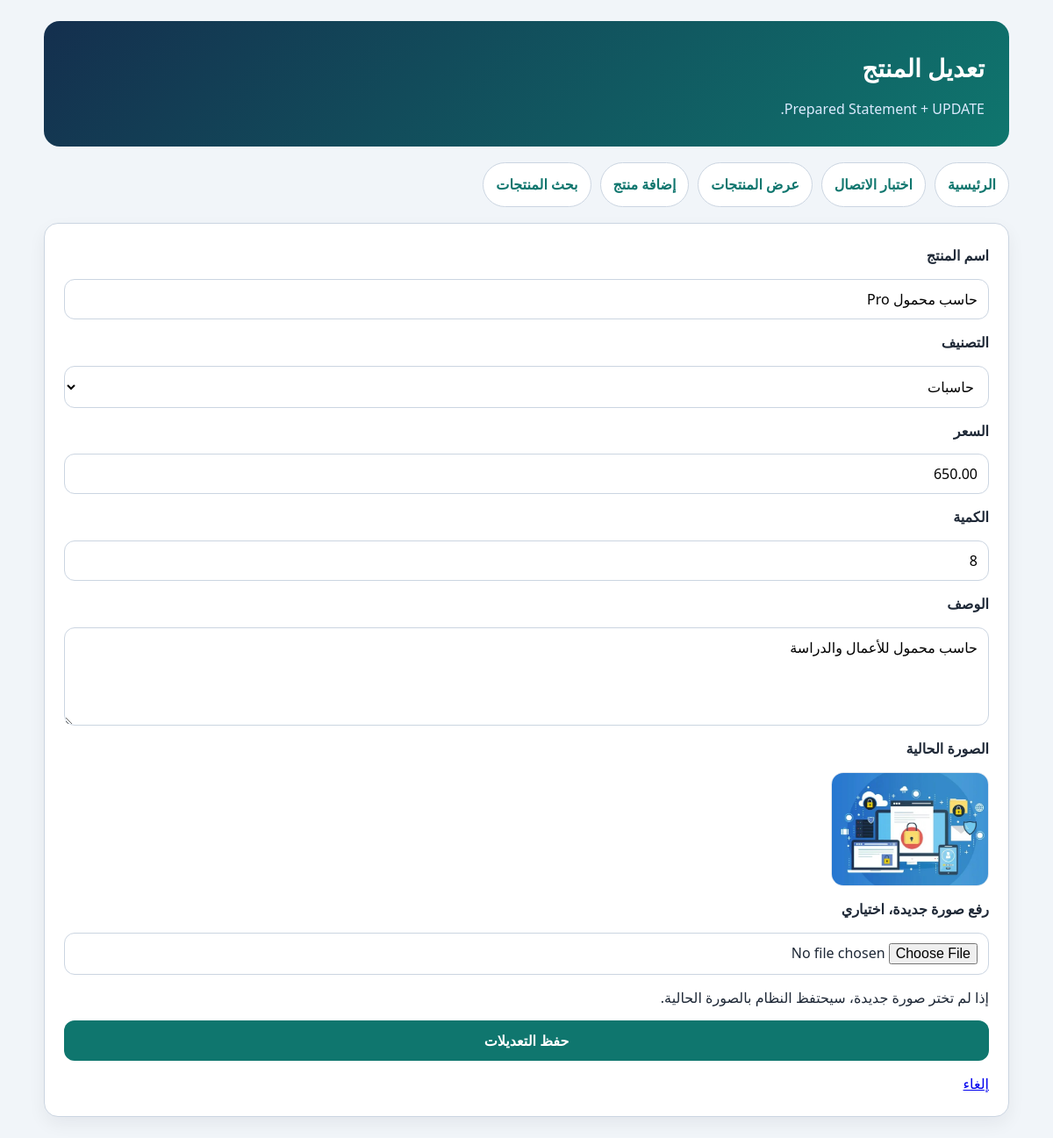
The app's page /05_edit_product.php?id=2 with its own data.
### tables this page shows
CREATE TABLE `products` (
  `id` int(11) NOT NULL,
  `category_id` int(11) NOT NULL,
  `name` varchar(150) NOT NULL,
  `description` text DEFAULT NULL,
  `price` decimal(10,2) NOT NULL,
  `quantity` int(11) NOT NULL DEFAULT 0,
  `image` varchar(255) DEFAULT NULL,
  `created_at` timestamp NOT NULL DEFAULT current_timestamp()
);

CREATE TABLE `categories` (
  `id` int(11) NOT NULL,
  `name` varchar(100) NOT NULL,
  `description` text DEFAULT NULL,
  `created_at` timestamp NOT NULL DEFAULT current_timestamp()
);

### helpers/validation.php (called while the page is built, shortened)
<?php
function e(?string $value): string
{
    return htmlspecialchars((string) $value, ENT_QUOTES, 'UTF-8');
}

### includes/app.php (called while the page is built, shortened)
<?php
function base_url(string $path = ''): string
{
    $base = '/mini_store/';
    return $base . ltrim($path, '/');
}

### 05_edit_product.php (the view, shortened to what this page needs)
<?php
require 'config.php';
require 'helpers/validation.php';
require 'includes/app.php';
$id = (int)($_GET['id'] ?? 0);
$categories = $pdo->query(
    'SELECT id, name FROM categories ORDER BY name ASC'
)->fetchAll();
$sql = "SELECT id, category_id, name, description, price, quantity,image
        FROM products
        WHERE id = :id";
$stmt = $pdo->prepare($sql);
$stmt->execute([
    ':id' => $id
]);
$product = $stmt->fetch();
$name = $product['name'];
$description = $product['description'];
$price = $product['price'];
$quantity = $product['quantity'];
$category_id = (int)$product['category_id'];
?>
<!DOCTYPE html>
<html lang="ar" dir="rtl">
<head>
    <link rel="stylesheet" href="assets/style.css">
</head>
<body>
<div class="container">
<header class="page-title">
    <h1>تعديل المنتج</h1>
    <p> Prepared Statement + UPDATE.</p>
</header>
<nav class="nav">
    <a href="index.php">الرئيسية</a>
    <a href="01_test_connection.php">اختبار الاتصال</a>
    <a href="02_show_products.php">عرض المنتجات</a>
    <a href="03_add_product.php">إضافة منتج</a>
    <a href="04_search_products.php">بحث المنتجات</a>
</nav>
<section class="card">
    <form method="POST" action="" class="form" enctype="multipart/form-data">
        <label> اسم المنتج</label>
        <input type="text" name="name" value="<?= e($name) ?>">
        <label> التصنيف</label>
        <select name="category_id">
            <?php foreach ($categories as $category): ?>
                <option value="<?= e($category['id']) ?>"
            <?= ((int)$category['id'] === (int)$category_id) ? 'selected' : '' ?> >
                <?= e($category['name']) ?>
                </option>
            <?php endforeach; ?>
        </select>
        <label>السعر</label>
        <input type="number" step="0.01" name="price"
            value="<?= e($price) ?>" placeholder="0.00" >
        <label>الكمية</label>
        <input type="number" name="quantity"
            value="<?= e($quantity) ?>" min="0" >
        <label> الوصف</label>
        <textarea  name="description"  rows="4"><?= e($description) ?></textarea>
         <label>الصورة الحالية</label>
    <?php if (!empty($product['image'])): ?>
        <img src="<?= e(base_url($product['image'])) ?>" class="preview-img" alt="صورة المنتج الحالية">
    <?php else: ?>
        <img src="<?= e(base_url('assets/no-image.svg')) ?>" class="preview-img" alt="لا توجد صورة">
    <?php endif; ?>
    <label>رفع صورة جديدة، اختياري</label>
    <input type="file" name="image" accept="image/jpeg,image/png,image/webp,image/gif">
    <p class="hint">إذا لم تختر صورة جديدة، سيحتفظ النظام بالصورة الحالية.</p>
        <button type="submit"> حفظ التعديلات  </button>
        <a href="02_show_products.php">إلغاء</a>
    </form>
</section>
</div>
</body>
</html>

### assets/style.css (style rules this page uses)
* { box-sizing: border-box; }
body { margin: 0; font-family: Tahoma, Arial, sans-serif; background: #f1f5f9; color: #1f2937; line-height: 1.8; }
.container { width: min(1100px, 94%); margin: 24px auto; }
.hero, .page-title { background: linear-gradient(135deg, #142f4e, #0f766e); color: #fff; border-radius: 18px; padding: 28px; margin-bottom: 18px; }
.hero h1, .page-title h1 { margin: 0 0 8px; font-size: 28px; }
.hero p, .page-title p { margin: 0; color: #dbeafe; }
.nav { display: flex; flex-wrap: wrap; gap: 10px; margin: 18px 0; }
.nav a { background: #fff; color: #0f766e; text-decoration: none; padding: 10px 14px; border: 1px solid #cbd5e1; border-radius: 999px; font-weight: bold; }
.card, .success, .alert { background: #fff; border: 1px solid #cbd5e1; border-radius: 16px; padding: 22px; margin-bottom: 18px; box-shadow: 0 8px 20px rgba(15, 23, 42, 0.06); }
.form, .search-form { display: grid; gap: 12px; }
label { font-weight: bold; }
input, select, textarea, button { font-family: inherit; font-size: 16px; border-radius: 12px; }
input, select, textarea { border: 1px solid #cbd5e1; padding: 11px 12px; background: #fff; }
button { border: 0; background: #0f766e; color: #fff; padding: 12px 18px; cursor: pointer; font-weight: bold; }
.preview-img { width: 180px; height: 130px; object-fit: cover; border-radius: 14px; border: 1px solid #e2e8f0; background: #f1f5f9; display: block; }
:root { --primary-color: #16807e; --primary-hover: #116e78; --bg-color: #f3f4f6; --card-bg: #ffffff; --text-color: #1f2937; --error-bg: #fef2f2; --error-text: #991b1b; }
* { box-sizing: border-box; margin: 0; padding: 0; font-family: 'Segoe UI', Tahoma, Geneva, Verdana, sans-serif; }

### records on screen
products: name "حاسب محمول Pro", category_id "حاسبات", price "650.00", quantity "8", description "حاسب محمول للأعمال والدراسة", image (picture)
